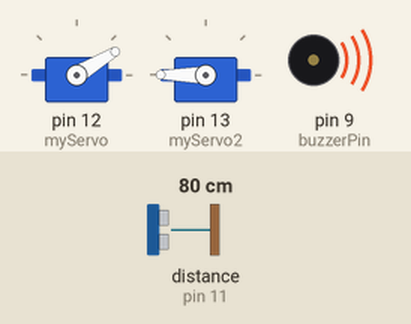
A sketch run on a simulated Arduino Uno, built with avr-gcc and run on an emulated ATmega328P. Parts: 2 × servo, buzzer (waves = sounding, pin HIGH). Wiring (inferred from the names in the program): ultrasonic range finder: trigger pin 10; echo pin 11. The test bench sets the inputs (shaded band); at power-on: distance to the obstacle (sensor on pin 11) 80 cm. The echo pulse lasts 58.3 µs per cm; pins used as bus, display or sensor lines are not drawn; what the sketch prints to the serial monitor is not drawn.

Above: at 2.1 s.
3.9 s: distance to the obstacle (sensor on pin 11) set to 13 cm
At 6.7 s:
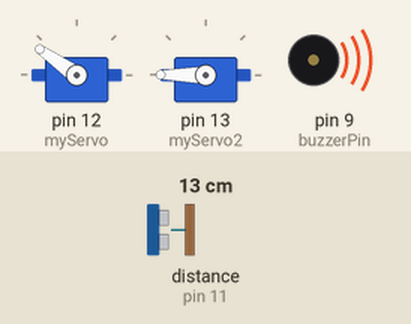
6.9 s: distance to the obstacle (sensor on pin 11) set to 10 cm
9.9 s: distance to the obstacle (sensor on pin 11) set to 18 cm
At 12.7 s:
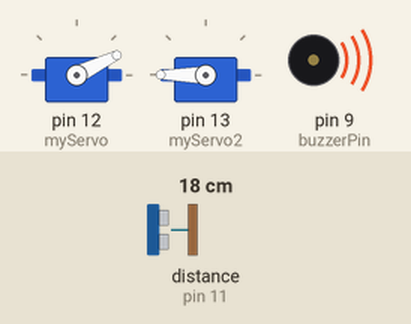
12.9 s: distance to the obstacle (sensor on pin 11) set to 9 cm
At 15.7 s:
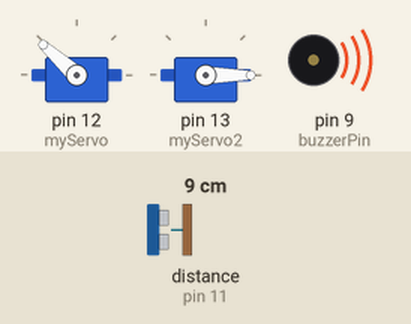
15.9 s: distance to the obstacle (sensor on pin 11) set to 60 cm
Timing chart, 0 to 19.9 s (numbered marks = the images above; inputs shaded):
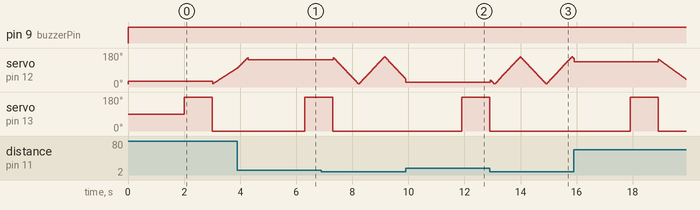

The sketch:

Radar.ino
```cpp
#include <Servo.h>.

// Defines Tirg and Echo pins of the Ultrasonic Sensor
const int trigPin = 10;
const int echoPin = 11;
const int buzzerPin = 9;

// Variables for the duration and the distance
long duration;
int distance;

Servo myServo; // Creates a servo object for controlling the servo motor
Servo myServo2;
bool RocketLaunched = false;
// Function for calculating the distance measured by the Ultrasonic sensor

int calculateDistance(){

  digitalWrite(trigPin, LOW);
  delayMicroseconds(2);
  // Sets the trigPin on HIGH state for 10 micro seconds
  digitalWrite(trigPin, HIGH);
  delayMicroseconds(10);
  digitalWrite(trigPin, LOW);
  duration = pulseIn(echoPin, HIGH); // Reads the echoPin, returns the sound wave travel time in microseconds
  distance= duration*0.034/2;
  return distance;
}

void setup() {
  pinMode(trigPin, OUTPUT); // Sets the trigPin as an Output
  pinMode(echoPin, INPUT); // Sets the echoPin as an Input
  pinMode(buzzerPin, OUTPUT); // Sets the buzzerPin as an Output
  Serial.begin(9600);
  myServo.attach(12); // Defines on which pin is the servo motor attached
  myServo2.attach(13);
}

void loop() {
  // rotates the servo motor from 15 to 165 degrees
  for(int i=15;i<=160;i++){
  if (distance>10 && distance<300 && RocketLaunched == false) {
   digitalWrite(buzzerPin, HIGH); //Alarm goes off
   myServo.write(i+15);
   delay(2000);
   myServo2.write(180);
   delay(1000);
   myServo2.write(0);
   distance = calculateDistance();// Calls a function for calculating the distance measured by the Ultrasonic sensor for each degree
   RocketLaunched = true;
    }
  else {

   myServo.write(i);
   delay(5);
   distance = calculateDistance();
  }

  Serial.print(i); // Sends the current degree into the Serial Port
  Serial.print(","); // Sends addition character right next to the previous value needed later in the Processing IDE for indexing
  Serial.print(distance); // Sends the distance value into the Serial Port
  Serial.print("."); // Sends addition character right next to the previous value needed later in the Processing IDE for indexing
  }

  RocketLaunched = false;

  // Repeats the previous lines from 165 to 15 degrees
  for(int i=160;i>15;i--){
  if (distance>10 && distance<300 && RocketLaunched == false) {
   digitalWrite(buzzerPin, HIGH); //Alarm goes off
   myServo.write(i-15);
   delay(2000);
   myServo2.write(180);
   delay(1000);
   myServo2.write(0);
   distance = calculateDistance();// Calls a function for calculating the distance measured by the Ultrasonic sensor for each degree
   RocketLaunched = true;
  }
  else {
  myServo.write(i);
  delay(5);
  distance = calculateDistance();}

  Serial.print(i);
  Serial.print(",");
  Serial.print(distance);
  Serial.print(".");
  }

  RocketLaunched = false;

}
```

Measured:
- after the input at 9.9 s, servo on pin 13 (myServo2): 0° → 180° after 2.0 s
- after the input at 12.9 s, servo on pin 13 (myServo2): goes on until 12.9 s, then stays 0°
- after the input at 15.9 s, servo on pin 13 (myServo2): 0° → 180° after 2.0 s, → 0° 1.0 s later
